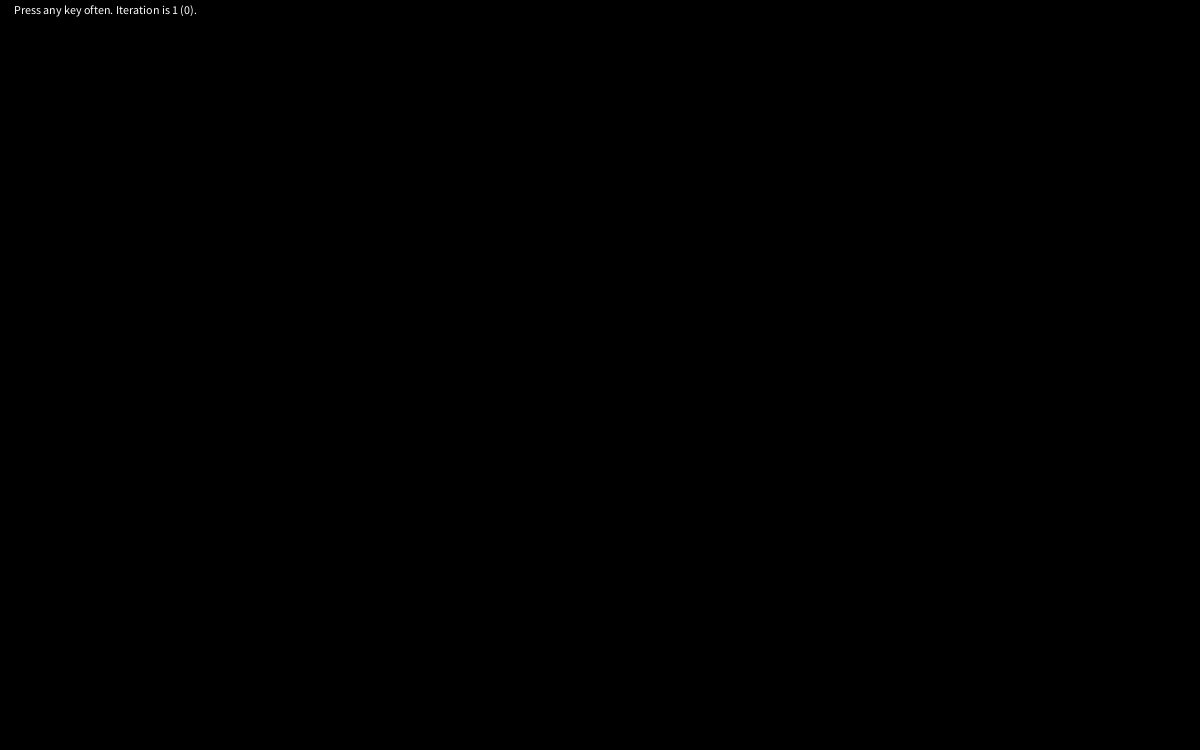
Frame 1 (no input)
Frame 60 (the mouse pressed at the canvas centre just before this capture): identical to frame 1, image omitted
Frame 120 (the mouse held since frame 60 and released just before this capture): identical to frame 1, image omitted

The Processing sketch that drew this single still picture (run headless with seeded random() and noise(); from frame 60 on, the mouse is pressed at the canvas centre):

// Processing sketch: FibonacciSimple1
// ── FibonacciSimple1.pde



// test for Fibonacci
// this version: with keyPressed to move on 
// http : // forum.processing.org/two/discussion/13282/qscript-fibonacci#latest
// http : // www.openprocessing.org/sketch/135053
// ---------------------------------------------

int fib;
int fibprev; 

float x, y;

int n1  = 1;

int[] quadrantOrder = new int [] {
  1, 4, 3, 2
};

final float quarterCircle = 0; // 1.0 * TWO_PI/4.0; 

int next, count, n2=1; 

/// -------------------------------------------

public void setup() {
  size(1200, 750);

  x = width  * 0.5;
  y = height * 0.6;

  background(0);

  fib = fibonacci(n1);
  fibprev = fib;
}

void draw() {

  // text box: 
  fill(0);
  rect(0, 0, 299, 24);
  fill(255); 
  text("Press any key often. Iteration is " 
    + n1
    + " ("
    + fib
    + ").", 14, 14);
  // end of text box
} // func 

// ----------------------------------------

void keyPressed() {
  n1++;
  if (n1<22) {

    fibprev = fib;
    fib = fibonacci(n1);

    drawArc(quadrantOrder[(n1)%4]);
    println("Iteration is " 
      + n1
      + " (with Fibonacci value "
      + fib
      + ").");
  }
}

int fibonacci(int nbrTerms) {
  next=0; 
  int n1 = 1; 
  n2 = 1 ; 
  count = 2;

  while (nbrTerms > 2) { 
    next = n1 + n2;
    count = count + 1;  
    n1 = n2; 
    n2 = next;  
    nbrTerms = nbrTerms - 1;
  }
  return next;
}

void drawArc(int quadrant) {

  //draws an arc in specific quadrant
  // with current Fibonacci value 

  final int q1 = 2; 


  fill((int)(fib%140) + 100);
  noStroke();

  int textSize = (int)(fib * 0.3);
  int textValue = (int)fib /10;

  println ("quadrant "+quadrant); 

  switch(quadrant) {
  case 1:
    fill(255, 2, 2); // upper right corner 
    y += (fib - fibprev)/q1;
    arc(x, y, fib, fib, 
      PI+HALF_PI+quarterCircle, TWO_PI+quarterCircle, 
      PIE);
    fill(255);
    // text(textValue, x+(fib*0.05), y-(fib*0.07));   
    break;
  case 2:
    fill(2, 255, 2); // upper LEFT corner 
    x += (fib - fibprev)/q1;
    arc(x, y, fib, fib, 
      PI+quarterCircle, PI+HALF_PI+quarterCircle, 
      PIE);
    fill(255);
    // text(textValue, x-((textSize*0.7)*(digits(textValue))), y-(fib*0.05));
    break;
  case 3:
    fill(2, 0, 255); // LOWER LEFT corner
    y -= (fib - fibprev)/q1;
    arc(x, y, fib, fib, 
      PI-HALF_PI+quarterCircle, PI+quarterCircle, PIE); 
    fill(255);
    // text(textValue, x-((textSize*0.7)*(digits(textValue))), y+((textSize*0.9)));
    break;
  case 4:
    fill(255, 0, 255); // LOWER right corner
    x -= (fib - fibprev)/q1;
    arc(x, y, fib, fib, 
      0+quarterCircle, PI-HALF_PI+quarterCircle, PIE);
    fill(255);
    // text(textValue, x+(fib*0.05), y+((textSize)));
    break;
  } // switch 
  //
} // func 
// end of sketch
